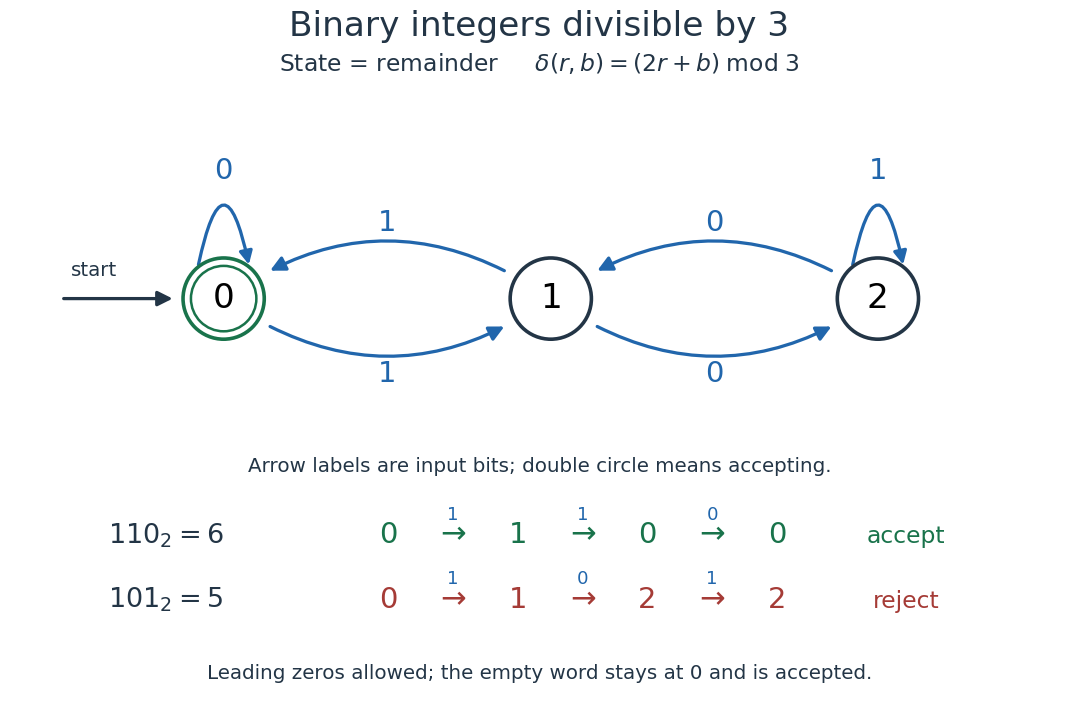

The script that saved this image:
"""Draw the divisibility-by-three DFA; write the basename PNG to cwd.

Tested with Python 3.14 and matplotlib 3.10; uses only stdlib/matplotlib.
"""

from itertools import product
from pathlib import Path

import matplotlib

matplotlib.use("Agg")
import matplotlib.pyplot as plt
from matplotlib.patches import Circle, FancyArrowPatch


def trace(word):
    states = [0]
    for digit in word:
        states.append((2 * states[-1] + int(digit)) % 3)
    return states


def verify():
    rows = []
    for length in range(9):
        accepted = 0
        for digits in product("01", repeat=length):
            word = "".join(digits)
            value = int(word, 2) if word else 0
            states = trace(word)
            assert states[-1] == value % 3, (word, states, value)
            accepted += states[-1] == 0
        rows.append((length, 2**length, accepted))
    assert trace("110") == [0, 1, 0, 0]
    assert trace("101") == [0, 1, 2, 2]
    print("length, words, accepted:", rows)
    print("Verified all 511 binary words of lengths 0 through 8.")


def main():
    verify()
    ink, blue, green, red = "#233546", "#2166ac", "#19734b", "#a53b36"
    fig = plt.figure(figsize=(8.3, 5.5), dpi=130, facecolor="white")
    ax = fig.add_axes((0.04, 0.36, 0.92, 0.50))
    ax.set(xlim=(-0.8, 8.0), ylim=(-1.1, 1.45), aspect="equal")
    ax.axis("off")
    centers = [(0.8, 0), (3.7, 0), (6.6, 0)]
    for source, target, digit in [(0, 1, "1"), (1, 0, "1"),
                                   (1, 2, "0"), (2, 1, "0")]:
        start, end = centers[source], centers[target]
        ax.add_patch(FancyArrowPatch(
            start, end, arrowstyle="-|>", mutation_scale=17,
            shrinkA=30, shrinkB=30, connectionstyle="arc3,rad=0.35",
            linewidth=1.8, color=blue))
        ax.text((start[0] + end[0]) / 2,
                -0.67 if source < target else 0.67, digit,
                ha="center", va="center", fontsize=16, color=blue,
                bbox={"facecolor": "white", "edgecolor": "none", "pad": 1})
    for state, digit in [(0, "0"), (2, "1")]:
        x, y = centers[state]
        ax.add_patch(FancyArrowPatch(
            (x - 0.23, y + 0.27), (x + 0.23, y + 0.27),
            arrowstyle="-|>", mutation_scale=15,
            connectionstyle="arc3,rad=-2.4", linewidth=1.8, color=blue))
        ax.text(x, 1.06, digit, fontsize=16, ha="center", color=blue)
    ax.add_patch(FancyArrowPatch((-0.65, 0), (0.38, 0),
                               arrowstyle="-|>", mutation_scale=17,
                               linewidth=1.8, color=ink))
    ax.text(-0.35, 0.20, "start", ha="center", fontsize=11, color=ink)
    for state, (x, y) in enumerate(centers):
        ax.add_patch(Circle((x, y), 0.36, facecolor="white",
                            edgecolor=green if state == 0 else ink,
                            linewidth=2, zorder=3))
        if state == 0:
            ax.add_patch(Circle((x, y), 0.29, fill=False,
                                edgecolor=green, linewidth=1.4, zorder=4))
        ax.text(x, y, str(state), fontsize=19, ha="center", va="center", zorder=5)
    fig.text(0.5, 0.95, "Binary integers divisible by 3", ha="center",
             fontsize=19, color=ink)
    fig.text(0.5, 0.90, r"State = remainder     $\delta(r,b)=(2r+b)\;\mathrm{mod}\;3$",
             ha="center", fontsize=13, color=ink)
    fig.text(0.5, 0.34, "Arrow labels are input bits; double circle means accepting.",
             ha="center", fontsize=11, color=ink)
    for word, y, color, outcome in [("110", 0.24, green, "accept"),
                                     ("101", 0.15, red, "reject")]:
        states = trace(word)
        fig.text(0.10, y, rf"${word}_2={int(word, 2)}$", fontsize=15, color=ink)
        for k, state in enumerate(states):
            fig.text(0.36 + 0.12 * k, y, str(state), fontsize=16,
                     color=color, ha="center")
            if k:
                x = 0.30 + 0.12 * k
                fig.text(x, y, "→", fontsize=17, ha="center", color=color)
                fig.text(x, y + 0.033, word[k - 1], fontsize=10,
                         ha="center", color=blue)
        fig.text(0.84, y, outcome, fontsize=13, color=color, ha="center")
    fig.text(0.5, 0.05, "Leading zeros allowed; the empty word stays at 0 and is accepted.",
             ha="center", fontsize=11, color=ink)
    fig.savefig(Path.cwd() / "binary-remainder-automaton.png",
                facecolor="white", transparent=False)
    plt.close(fig)


if __name__ == "__main__":
    main()
